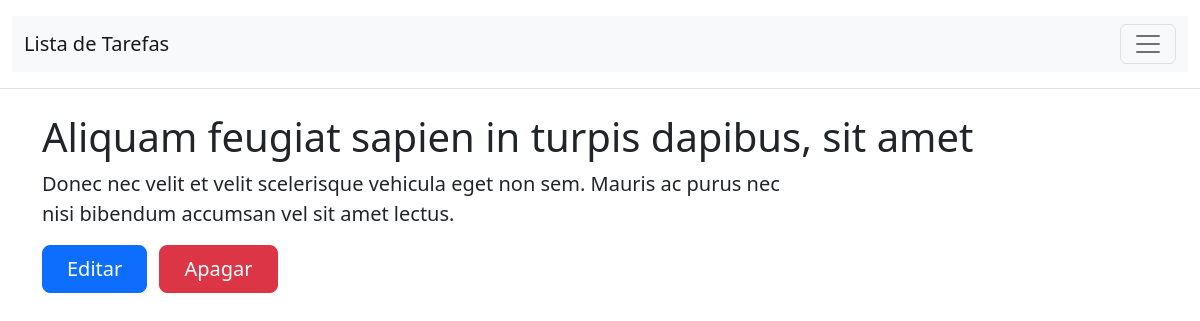
Screenshot of /view-todo.php?id=4 (signed in) with the database file from the repository.
### tables this page shows
CREATE TABLE `todos` (
  `id` int(11) NOT NULL,
  `title` varchar(50) NOT NULL,
  `description` text NOT NULL,
  `date` date NOT NULL DEFAULT current_timestamp(),
  `user_id` int(11) NOT NULL
);

### view-todo.php (the view, shortened to what this page needs)
<?php
include "includes/config.php";
?>
<!doctype html>
<html lang="pt-br">
<head>
    <?php getHead(); ?>
</head>
<body>
    <div class="container">
        <div class="row">
            <?php
            $todoId = mysqli_real_escape_string($conn, $_GET["id"]);
            $sql = "SELECT id FROM users WHERE email='{$_SESSION["user_email"]}'";
            $res = mysqli_query($conn, $sql);
            $count = mysqli_num_rows($res);
            if ($count > 0) {
                $row = mysqli_fetch_assoc($res);
                $user_id = $row["id"];
            } else {
                $user_id = 0;
            }
            $sql1 = "SELECT * FROM todos WHERE id='{$todoId}' AND user_id='{$user_id}'";
            $res1 = mysqli_query($conn, $sql1);
            if (mysqli_num_rows($res1) > 0) {
                foreach ($res1 as $todo) {
            ?>
                    <main>
                        <h1><?php echo $todo["title"]; ?></h1>
                        <p class="fs-5 col-md-8"><?php echo $todo["description"]; ?></p>
                        <div class="mb-5">
                            <a href="<?php echo 'edit-todo.php?id='. $todo['id']; ?>" class="btn btn-primary btn-lg px-4 me-2">Editar</a>
                            <a href="<?php echo 'delete-todo.php?id='. $todo['id']; ?>" class="btn btn-danger btn-lg px-4">Apagar</a>
                        </div>
                    </main>
            <?php }
            } else {
                header("Location: todos.php");
                die();
            } ?>
        </div>
    </div>
</body>
</html>

### rows the page displays
todos: title "Aliquam feugiat sapien in turpis dapibus, sit amet", description "Donec nec velit et velit scelerisque vehicula eget non sem. Mauris ac purus nec nisi bibendum accumsan vel sit amet lectus."
